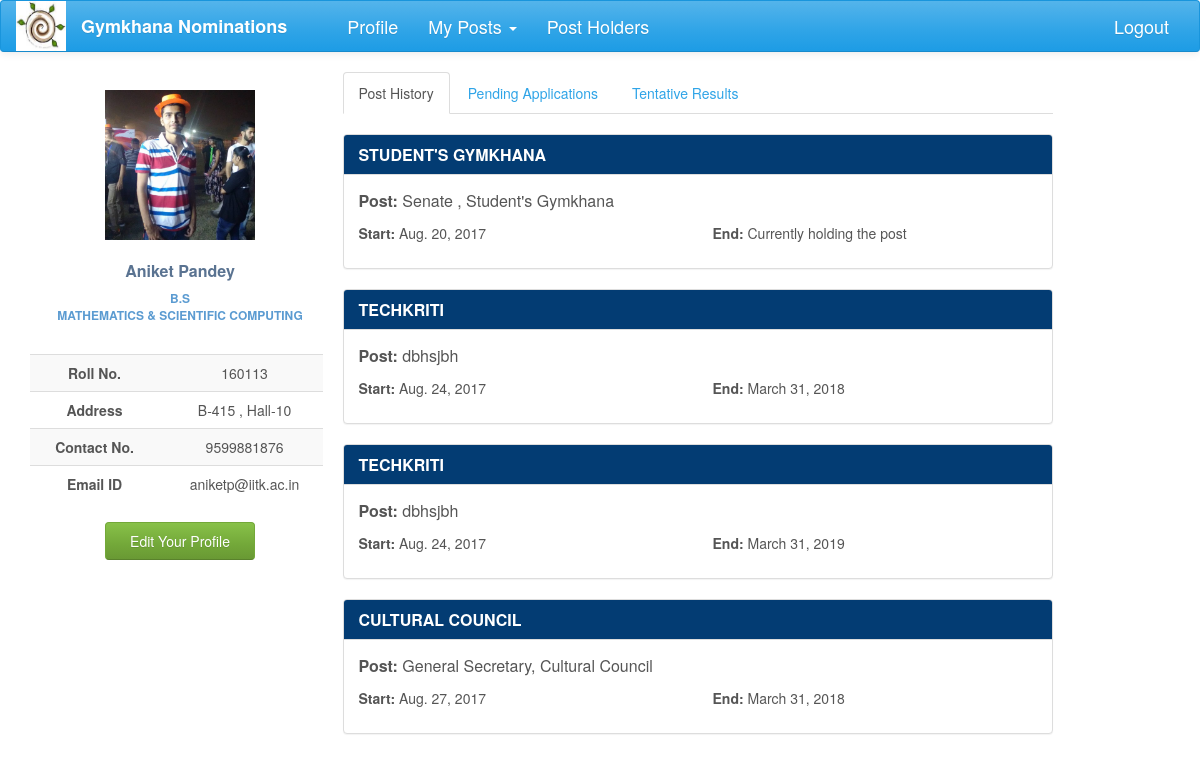
Screenshot of /nominations/profile/ (signed in) with the database file from the repository.
### nomi/models.py (models this page shows, shortened)
class UserProfile(models.Model):
    user = models.OneToOneField(User, on_delete=models.CASCADE)
    user_img = models.ImageField(upload_to=user_directory_path, null=True, blank=True)
    name = models.CharField(max_length=40, blank=True)
    roll_no = models.IntegerField(null=True)
    programme = models.CharField(max_length=7, choices=PROGRAMME, default='B.Tech')
    department = models.CharField(max_length=200, choices=DEPT, default='AE')
    hall = models.CharField(max_length=10, choices=HALL, default=1)
    room_no = models.CharField(max_length=10, null=True, blank=True)
    contact = models.CharField(max_length=10, null=True, blank=True)
    def image_url(self):
        if self.user_img and hasattr(self.user_img, 'url'):
            return self.user_img.url
        else:
            return '/static/nomi/img/banner.png'

class PostHistory(models.Model):
    post = models.ForeignKey(Post, on_delete=models.CASCADE, null=True)
    user = models.ForeignKey(User, on_delete=models.CASCADE, null=True)
    start = models.DateField(auto_now_add=True)
    end = models.DateField(null=True, blank=True, editable=True)
    post_session = models.ForeignKey(Session, on_delete=models.CASCADE, null=True)

class Post(models.Model):
    post_name = models.CharField(max_length=500, null=True)
    club = models.ForeignKey(Club, on_delete=models.CASCADE, null=True, blank=True)
    tags = models.ManyToManyField(Club, related_name='club_posts', symmetrical=False, blank=True)
    parent = models.ForeignKey('self', on_delete=models.CASCADE, null=True, blank=True)
    elder_brother = models.ForeignKey('self', related_name="little_bro", on_delete=models.CASCADE, null=True,blank=True)
    post_holders = models.ManyToManyField(User, related_name='posts', blank=True)
    post_approvals = models.ManyToManyField('self', related_name='approvals', symmetrical=False, blank=True)
    take_approval = models.ForeignKey('self', related_name="give_approval", on_delete=models.SET_NULL, null=True,blank=True)
    status = models.CharField(max_length=50, choices=POST_STATUS, default='Post created')
    perms = models.CharField(max_length=200, choices=POST_PERMS, default='normal')

class Club(models.Model):
    club_name = models.CharField(max_length=100, null=True)
    club_parent = models.ForeignKey('self', null=True, blank=True)

### nomi/views.py (the view)
@login_required
def profile_view(request):
    pk = request.user.pk
    my_posts = Post.objects.filter(post_holders=request.user)
    history = PostHistory.objects.filter(user=request.user).order_by('start')
    pending_nomi = NominationInstance.objects.filter(user=request.user).filter(nomination__status='Nomination out')
    pending_re_nomi = NominationInstance.objects.filter(user=request.user).\
        filter(nomination__status='Interview period and Nomination reopened')
    pending_nomi = pending_nomi | pending_re_nomi
    interview_re_nomi = NominationInstance.objects.filter(user=request.user).filter(nomination__status='Interview period and Reopening initiated')
    interview_nomi = NominationInstance.objects.filter(user=request.user).filter(nomination__status='Interview period')
    interview_nomi = interview_nomi | interview_re_nomi
    declared_nomi = NominationInstance.objects.filter(user=request.user).filter(nomination__status='Sent for ratification')
    try:
        user_profile = UserProfile.objects.get(user__id=pk)
        post_exclude_history = []    # In case a post is not registered in history
        post_history = []
        for his in history:
            post_history.append(his.post)
        for post in my_posts:
            if post not in post_history:
                post_exclude_history.append(post)
        return render(request, 'profile.html', context={'user_profile': user_profile, 'history': history,
                                                        'pending_nomi': pending_nomi, 'declared_nomi': declared_nomi,
                                                        'interview_nomi': interview_nomi, 'my_posts': my_posts,
                                                        'excluded_posts': post_exclude_history})
    except ObjectDoesNotExist:
        return HttpResponseRedirect('create')

### nomi/global_contexts.py (called while the page is built)
def context(request):
    if request.user.is_authenticated:
        try:
            my_profile = UserProfile.objects.get(user=request.user)
            my_posts = Post.objects.filter(post_holders=request.user)
            interviews = Nomination.objects.filter(interview_panel=request.user)
            length = len(my_posts)
            senate = False
            for post in my_posts:
                if post.perms == 'can ratify the post':
                    senate = True
            return {'my_posts': my_posts, 'my_profile': my_profile, 'senate': senate, 'length': length,
                    'interviews': interviews}
        except ObjectDoesNotExist:
            return {'my_posts': 0, 'my_profile': 0}
    else:
        return {'my_posts': 0, 'my_profile': 0}

### nomi/templates/profile.html (shortened to what this page needs)
{% extends 'base2.html' %}
{% load staticfiles %}
{% load bootstrap %}
{% block profile %}
    <div class="profile-sidebar">
        <div class="profile-userpic">
            <img src="{{ my_profile.image_url }}" class="img-responsive" alt="">
        </div>
        <div class="profile-usertitle">
            <div class="profile-usertitle-name">
                {{my_profile.name}}
            </div>
            <div class="profile-usertitle-job">
                {{my_profile.programme}} <br> {{my_profile.department}}
            </div>
        </div>
        <div class="profile-usermenu">
            <table class="table table-striped table-hover ">
                <tbody>
                <tr>
                    <td id="topic">Roll No.</td>
                    <td>{{my_profile.roll_no}} </td>
                </tr>
                <tr>
                    <td id="topic">Address</td>
                    <td>{{my_profile.room_no}} , Hall-{{my_profile.hall}}</td>
                </tr>
                <tr>
                    <td id="topic">Contact No.</td>
                    <td>{{ my_profile.contact }}</td>
                </tr>
                <tr>
                    <td id="topic">Email ID</td>
                    <td>{{my_profile.user}}@iitk.ac.in</td>
                </tr>
                </tbody>
            </table>
        </div>
        <div>
            <div class="row box text-center">
                <form action="{% url 'profile_update' user_profile.pk %}" method="get" style="display: inline">
                    <button class="btn btn-success" type="submit">Edit Your Profile</button>
                </form>
            </div>
        </div>
    </div>
{% endblock %}
{% block content %}
    <div class="profile-content">
                <ul class="nav nav-tabs">
                    <li class="active"><a href="#post-history" data-toggle="tab" aria-expanded="true">Post History</a></li>
                    <li><a href="#pending" data-toggle="tab" aria-expanded="false">Pending Applications</a></li>
                    <li><a href="#declared" data-toggle="tab" aria-expanded="false">Tentative Results</a></li>
                </ul>
                <div id="myTabContent" class="tab-content">
                    <div class="tab-pane fade active in profile-nominations" id="post-history">
                        <br>
                        {% for his in history %}
                            <div class="panel panel-info">
                                <div class="panel-heading">
                                    <h3 class="panel-title" style="font-weight: bold">{{his.post.club.club_name.upper}}</h3>
                                </div>
                                <div class="panel-body">
                                    <p class="profile-post-name"><span>Post: </span>{{his.post.post_name}}</p>
                                    <div class="row">
                                        <div class="col-lg-6">
                                            <p><span>Start: </span>{{his.start}}</p>
                                        </div>
                                        <div class="col-lg-6">
                                            <p><span>End: </span>
                                                {% if his.end %}
                                                    {{his.end}}
                                                {% else %}
                                                    Currently holding the post
                                                {% endif %}
                                            </p>
                                        </div>
                                    </div>
                                </div>
                            </div>
                        {% endfor %}
                    </div>
                </div>
    </div>
{% endblock %}

### nomi/static/nomi/css/main.css (style rules this page uses)
body { background: #ffffff; }
.profile-sidebar { padding: 20px 0 10px 0; width: 300px; margin-top: 50px; }
.profile-userpic img { float: none; margin: 0 auto; width: 50%; height: 50%; }
.profile-usertitle { text-align: center; margin-top: 20px; }
.profile-usertitle-name { color: #5a7391; font-size: 16px; font-weight: 600; margin-bottom: 7px; }
.profile-usertitle-job { text-transform: uppercase; color: #5b9bd1; font-size: 12px; font-weight: 600; margin-bottom: 15px; }
.profile-usermenu { margin-top: 30px; }
.profile-usermenu table tbody tr td { text-align: center; }
#topic { font-weight: bolder; }
.profile-content { z-index: 0; margin-top: 32px; padding: 20px; background: #ffffff; min-height: 460px; }
.btn { width: 150px; }
.panel-body p span { margin-bottom: 20px; }
.profile-nominations div div p span { font-weight: bold; }
.profile-post-name { font-size: medium; }

### rows the page displays
UserProfile: image_url (picture), name "Aniket Pandey", programme "B.S", department "MATHEMATICS & SCIENTIFIC COMPUTING", roll_no "160113", room_no "B-415", hall "10", contact "9599881876", user "aniketp"
PostHistory: post.club.club_name "STUDENT'S GYMKHANA", post.post_name "Senate , Student's Gymkhana", start "Aug. 20, 2017", shows "Currently holding the post"
PostHistory: post.club.club_name "TECHKRITI", post.post_name "dbhsjbh", start "Aug. 24, 2017", end "March 31, 2018"
PostHistory: post.club.club_name "TECHKRITI", post.post_name "dbhsjbh", start "Aug. 24, 2017", end "March 31, 2019"
PostHistory: post.club.club_name "CULTURAL COUNCIL", post.post_name "General Secretary, Cultural Council", start "Aug. 27, 2017", end "March 31, 2018"
